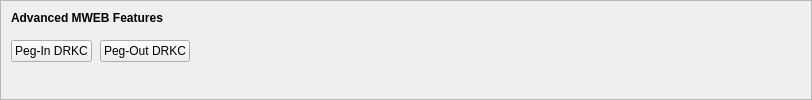
    <widget class="QFrame" name="frameMWEBFeatures">
     <property name="sizePolicy">
      <sizepolicy hsizetype="Expanding" vsizetype="Expanding">
       <horstretch>0</horstretch>
       <verstretch>0</verstretch>
      </sizepolicy>
     </property>
     <property name="maximumSize">
      <size>
       <width>16777215</width>
       <height>16777215</height>
      </size>
     </property>
     <property name="frameShape">
      <enum>QFrame::StyledPanel</enum>
     </property>
     <property name="frameShadow">
      <enum>QFrame::Sunken</enum>
     </property>
     <layout class="QVBoxLayout" name="verticalLayoutMWEBFeatures2">
      <property name="spacing">
       <number>0</number>
      </property>
      <property name="leftMargin">
       <number>0</number>
      </property>
      <property name="topMargin">
       <number>0</number>
      </property>
      <property name="rightMargin">
       <number>0</number>
      </property>
      <property name="bottomMargin">
       <number>6</number>
      </property>
      <item>
       <layout class="QVBoxLayout" name="verticalLayoutMWEBFeatures" stretch="0,0,1">
        <property name="spacing">
         <number>0</number>
        </property>
        <property name="leftMargin">
         <number>10</number>
        </property>
        <property name="topMargin">
         <number>10</number>
        </property>
        <item>
         <layout class="QHBoxLayout" name="horizontalLayoutMWEBFeatures1">
          <property name="bottomMargin">
           <number>15</number>
          </property>
          <item>
           <widget class="QLabel" name="labelMWEBFeatures">
            <property name="sizePolicy">
             <sizepolicy hsizetype="Preferred" vsizetype="Maximum">
              <horstretch>0</horstretch>
              <verstretch>0</verstretch>
             </sizepolicy>
            </property>
            <property name="font">
             <font>
              <weight>75</weight>
              <bold>true</bold>
             </font>
            </property>
            <property name="styleSheet">
             <string notr="true">font-weight:bold;</string>
            </property>
            <property name="text">
             <string>Advanced MWEB Features</string>
            </property>
           </widget>
          </item>
         </layout>
        </item>
        <item>
         <layout class="QHBoxLayout" name="horizontalLayoutMWEBFeatures2" stretch="0,0,0">
          <property name="spacing">
           <number>8</number>
          </property>
          <property name="bottomMargin">
           <number>10</number>
          </property>
          <item>
           <widget class="QPushButton" name="pushButtonMWEBPegIn">
            <property name="styleSheet">
             <string notr="true"/>
            </property>
            <property name="text">
             <string>Peg-In DRKC</string>
            </property>
            <property name="checkable">
             <bool>true</bool>
            </property>
            <property name="autoDefault">
             <bool>false</bool>
            </property>
           </widget>
          </item>
          <item>
           <widget class="QPushButton" name="pushButtonMWEBPegOut">
            <property name="styleSheet">
             <string notr="true"/>
            </property>
            <property name="text">
             <string>Peg-Out DRKC</string>
            </property>
            <property name="checkable">
             <bool>true</bool>
            </property>
            <property name="autoDefault">
             <bool>false</bool>
            </property>
           </widget>
          </item>
          <item>
           <spacer name="horizontalSpacerMWEBFeatures">
            <property name="orientation">
             <enum>Qt::Horizontal</enum>
            </property>
            <property name="sizeHint" stdset="0">
             <size>
              <width>40</width>
              <height>1</height>
             </size>
            </property>
           </spacer>
          </item>
         </layout>
        </item>
        <item>
         <spacer name="verticalSpacerMWEBFeatures">
          <property name="orientation">
           <enum>Qt::Vertical</enum>
          </property>
          <property name="sizeHint" stdset="0">
           <size>
            <width>800</width>
            <height>1</height>
           </size>
          </property>
         </spacer>
        </item>
       </layout>
      </item>
     </layout>
    </widget>
